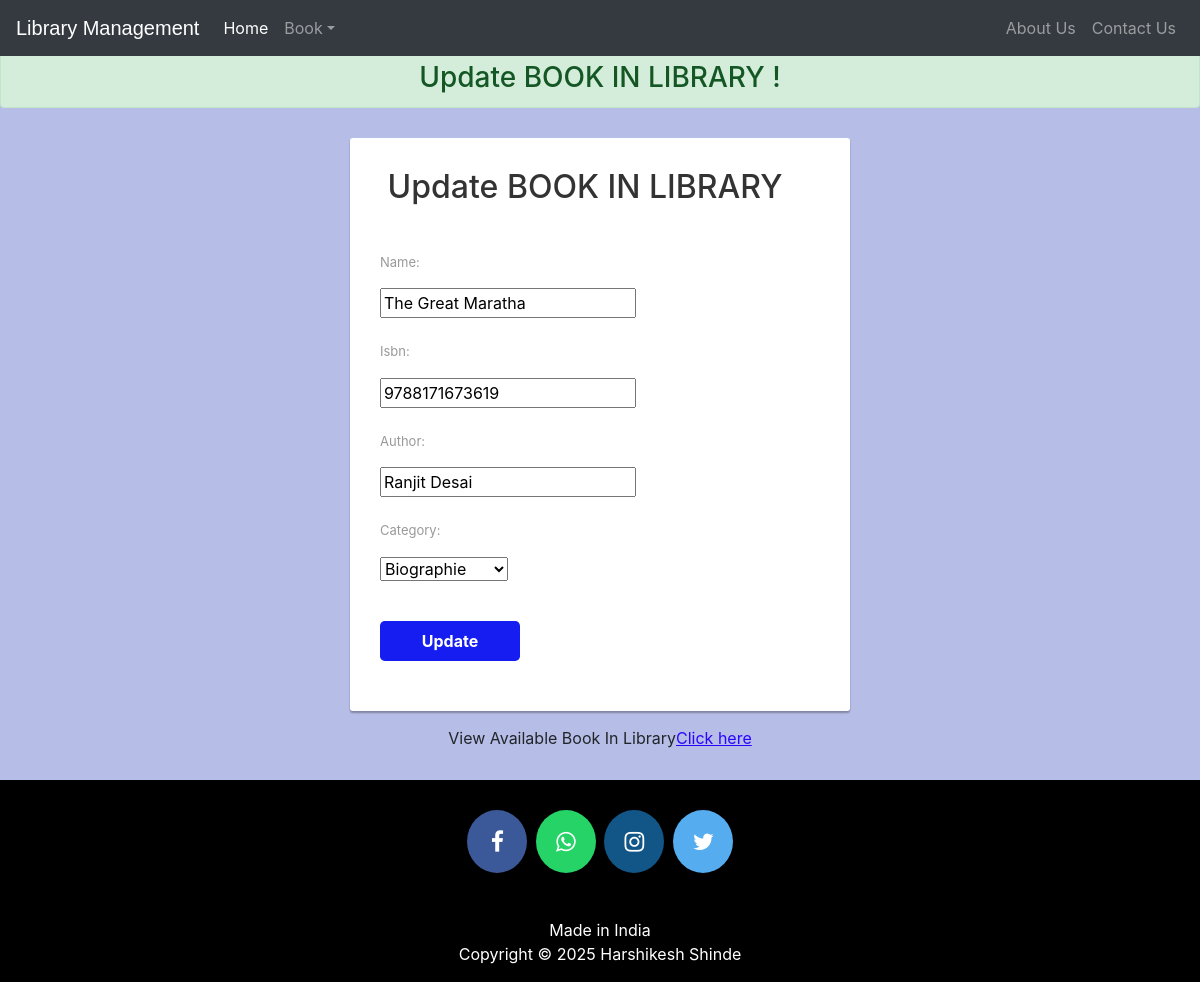
The page /updatebook/3/ on the database its author committed.
### library/models.py (models this page shows, shortened)
class Book(models.Model):
    catchoice= [
        ('education', 'Education'),
        ('entertainment', 'Entertainment'),
        ('comics', 'Comics'),
        ('biography', 'Biographie'),
        ('history', 'History'),
        ]
    name=models.CharField(max_length=30)
    isbn=models.PositiveIntegerField()
    author=models.CharField(max_length=40)
    category=models.CharField(max_length=30,choices=catchoice,default='education')

### library/views.py (the view)
# urls.py: path('updatebook/<int:id>/',views.updatebook_view, name='updatebook'),
def updatebook_view(request, id):
    book = get_object_or_404(Book,id=id)
    form = forms.BookForm(instance=book)
    if request.method=='POST':
        form = forms.BookForm(request.POST, instance=book)
        if form.is_valid():
            form.save()
            return HttpResponseRedirect('/viewbook')
    return render(request, 'library/updatebook.html',{'form':form})

### library/forms.py
class BookForm(forms.ModelForm):
    class Meta:
        model=models.Book
        fields=['name','isbn','author','category']

### templates/library/updatebook.html (shortened to what this page needs)
<!DOCTYPE html>
<html lang="en" dir="ltr">
  <head>
    <link rel="stylesheet" href="https://stackpath.bootstrapcdn.com/bootstrap/4.3.1/css/bootstrap.min.css">
    <link rel="stylesheet" href="https://maxcdn.bootstrapcdn.com/font-awesome/4.7.0/css/font-awesome.min.css">
  </head>
  <body style="background-color:#b6bde7;">
    {% include "library/navbaradmin.html" %}
    <br>
    <br>
<center><h3 style=" margin-bottom: 0px;"class = 'alert alert-success'>Update BOOK IN LIBRARY !</h3></center>
    <div class="signup-form">
        <form  method="post" class="form-horizontal">
    			<center><h2>Update BOOK IN LIBRARY</h2></center>
            {% for field in form %}
            <div class="form-group">
              <label class="control-label col-xs-4">{{ field.label_tag }}</label>
              <div class="col-xs-8">
              {{ field }}
               </div>
            </div>
            {% endfor %}
    		<div class="form-group">
    			<div class="col-xs-8 col-xs-offset-4">
            <button type="submit" class="btn btn-primary btn-lg">Update</button>
    			</div>
    		</div>
        </form>
    	<div class="text-center">View Available Book In Library<a href="viewbook">Click here</a></div>
    </div>
    {% include "library/footer.html" %}
  </body>
</html>

### templates/library/updatebook.html (style rules this page uses)
body { color: #aa082e; background-color: : #b6bde7 !important; font-family: 'Roboto', sans-serif; }
.form-control, .btn { border-radius: 3px; }
.signup-form { width: 500px; margin: 0 auto; padding: 30px 0; }
.signup-form h2 { color: #333; margin: 0 0 30px 0; display: inline-block; padding: 0 30px 10px 0; border-bottom: 3px solid #ffffff; }
.signup-form form { color: #999; border-radius: 3px; margin-bottom: 15px; background: #fff; box-shadow: 0px 2px 2px rgba(0, 0, 0, 0.3); padding: 30px; }
.signup-form .form-group { margin-bottom: 20px; }
.signup-form label { font-weight: normal; font-size: 13px; }
.signup-form .btn { font-size: 16px; font-weight: bold; background: #161df0; border: none; margin-top: 20px; min-width: 140px; }
.signup-form a { color: #2b04ff; text-decoration: underline; }

### rows shown on the page
Book: form "The Great Maratha" "9788171673619" "Ranjit Desai" "Biographie"

### other values the page prints
{{ field.label_tag }} "Name:" "Isbn:" "Author:" "Category:"
